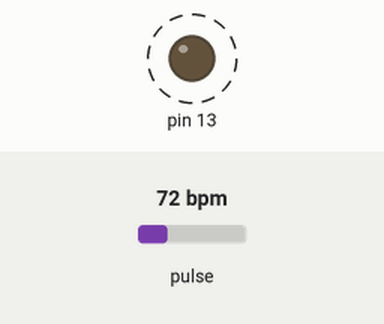
This sketch was run on a simulated Arduino Uno, built with avr-gcc and run on an emulated ATmega328P. On the bench: output pins drawn as LEDs (lit = HIGH). Dashed ring = blinking. Inputs (shaded band) come from the test bench; at power-on: pulse 72 bpm. What the sketch prints to the serial monitor is not drawn.

Above: at 1.2 s.
1.3 s: pulse set to 42 bpm
At 3.4 s:
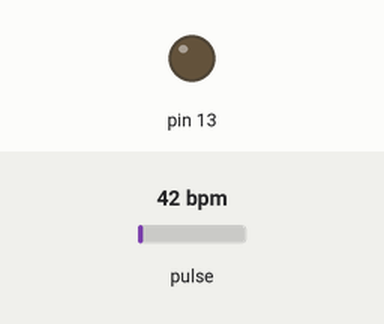
3.7 s: pulse set to 100 bpm
At 4.41 s:
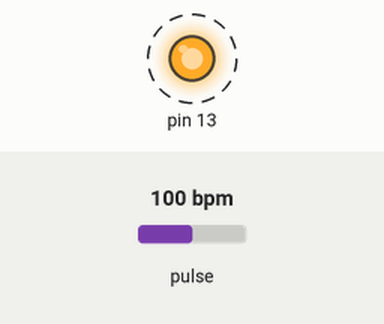
Timing chart, 0 to 12.7 s (numbered marks = the images above; inputs shaded):
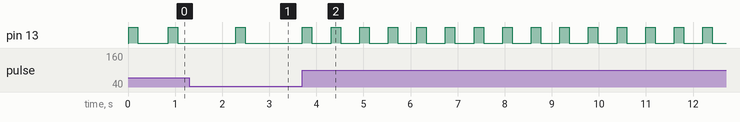

The sketch:

working.ino
```cpp
#define USE_ARDUINO_INTERRUPTS false
#include <PulseSensorPlayground.h>
#include <SoftwareSerial.h>

const int OUTPUT_TYPE = SERIAL_PLOTTER;
int myBPM;

const int PULSE_INPUT = A1;
const int PULSE_BLINK = 13;    // Pin 13 is the on-board LED
const int PULSE_FADE = 5;
const int THRESHOLD = 550;   // Adjust this number to avoid noise when idle
const int maxRateReal = 160;
const int minRateReal = 50;
const int arraySize = 10;
int arrayIndex = 0;
int HRarray[arraySize];

byte samplesUntilReport;
const byte SAMPLES_PER_SERIAL_SAMPLE = 10;

PulseSensorPlayground pulseSensor;
//SoftwareSerial mySerial(0, 1);

void setup() {

  Serial.begin(9600);
  //mySerial.begin(9600);

  // Configurations....
  pulseSensor.analogInput(PULSE_INPUT);
  pulseSensor.blinkOnPulse(PULSE_BLINK);
  pulseSensor.fadeOnPulse(PULSE_FADE);

  //pulseSensor.setSerial(Serial);
  pulseSensor.setOutputType(OUTPUT_TYPE);
  pulseSensor.setThreshold(THRESHOLD);

  samplesUntilReport = SAMPLES_PER_SERIAL_SAMPLE;

//  if (!pulseSensor.begin()) {
//    for(;;) {
//      // Flash the led to show things didn't work.
//      digitalWrite(PULSE_BLINK, LOW);
//      delay(50);
//      digitalWrite(PULSE_BLINK, HIGH);
//      delay(50);
//    }
//  }
}

void loop() {


  if (pulseSensor.sawNewSample()) {

    if (--samplesUntilReport == (byte) 0) {
      samplesUntilReport = SAMPLES_PER_SERIAL_SAMPLE;

      pulseSensor.outputSample();

      if (pulseSensor.sawStartOfBeat()) {
      myBPM = pulseSensor.getBeatsPerMinute();

      //Serial.println(myBPM);
      if(myBPM >= minRateReal && myBPM <= maxRateReal){
        //Serial.print("BPM:mmmmmmmmmmmmmmmmmmmmmmmmmmmmmmmmmmmmmmmmmmmmmmmmmmmmmmmmmmmmmmm ");
        getAverage(myBPM);
      }
      else{
      //  Serial.println("unReal");
      }
      }
    }
  }
}
void getAverage(int rate){
  HRarray[arrayIndex] = rate;
  arrayIndex ++;
  if(arrayIndex == arraySize){
    arrayIndex = 0;
    sendAverageRate();
  }
}

//filtering function to refuse ab normal values.
void sendAverageRate(){
  int sum = 0;
  for(int x=0; x<arraySize; x++){
    sum += HRarray[x];
  }
  int avgBPM = sum/arraySize;
  //Serial.print("BPM:mmmmmmmmmmmmmmmmmmmmmmmmmmmmmmmmmmmmmmmmmmmmmmmmmmmmmmmmmmmmmmm ");
  //Serial.println(avgBPM);
  sendAndroidValues(avgBPM);
}

void sendAndroidValues(int BPM)
 {
  float BPMF = BPM;

  Serial.print('#');
  Serial.print(BPMF);
  Serial.print('~'); // end of transmission
  Serial.println();
 //delay(10);
}
```

Measured:
- after the input at 3.7 s, pin 13: alternates HIGH for 0.20 s and LOW for 0.40 s, starting after 0.61 s
